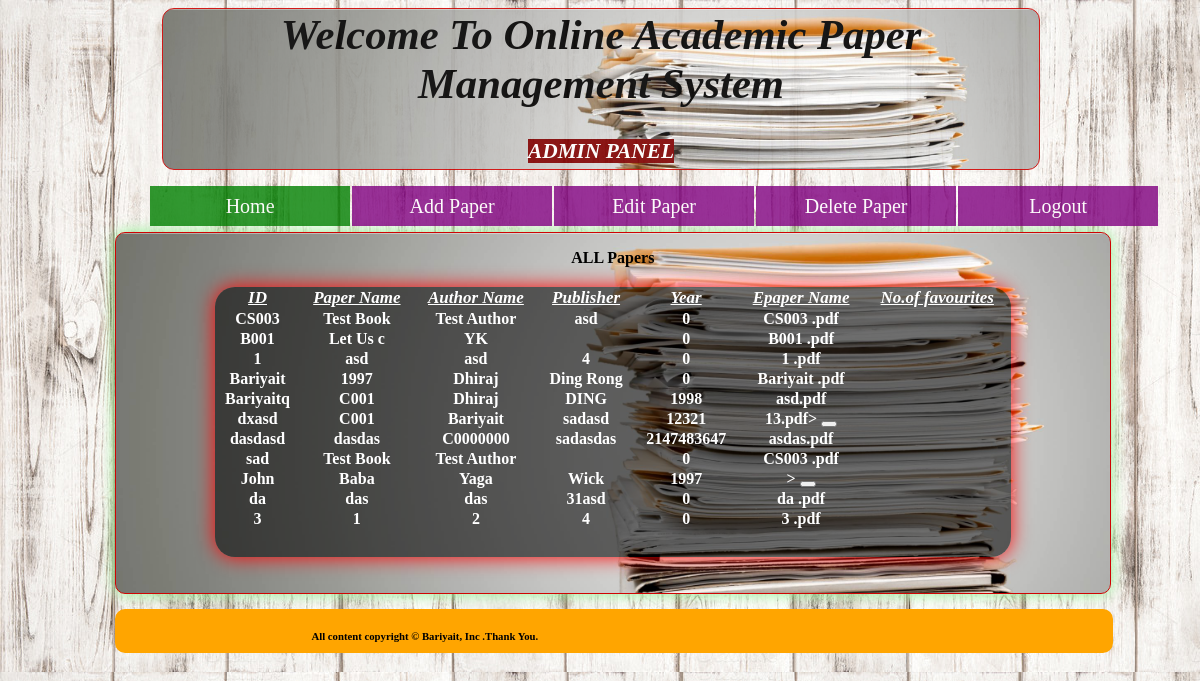
The app's page /admin.php with its own data.
### tables this page shows
CREATE TABLE `paper` (
  `id` varchar(255) NOT NULL,
  `papername` varchar(50) NOT NULL,
  `authorname` varchar(50) NOT NULL,
  `publisher` varchar(50) NOT NULL,
  `year` int(100) NOT NULL,
  `file_name` varchar(255) NOT NULL,
  `path` varchar(200) NOT NULL
);

### admin.php (the view, shortened to what this page needs)
<?php
include("conn.php"); ?>
<html>
<head>
</head>
<body>
  <div class="box">
    <table style=" font-size:16pt" align="center" width="100%" height="100%">
      <tr>
        <td style="color:black">
          <h1 align="center">
            <marquee><i>Welcome To Online Academic Paper Management System</i> </marquee>
          </h1>
        </td>
      </tr>
      <tr>
        <td align="center"><b><i><mark style="color:white;background-color:maroon" ;>ADMIN PANEL</mark></i></b></td>
      </tr>
    </table>
  </div>
  <div class="nav">
    <ul>
      <li><a style="background-color: green" href="admin.php">Home</a></li>
      <li><a href="add_paper.php">Add Paper</a></li>
      <li><a href="edit_paper.php">Edit Paper</a></li>
      <li><a href="delpaper.php">Delete Paper</a></li>
      <li><a href="index.php">Logout</a></li>
    </ul>
  </div>
  <br><br>
  <div class="boxtwo" style="border:solid 1px #CF0403;border-radius: 10px; width:84%; height:360px; margin-left:9%;margin-top:10px;background-color:white">
    <p style="text-align:center;color:black;font-weight:bold">ALL Papers</p>
    <div class="main">
      <table>
        <tr>
          <th>ID</th>
          <th>Paper Name</th>
          <th>Author Name</th>
          <th>Publisher</th>
          <th>Year</th>
          <th>Epaper Name</th>
          <th>No.of favourites</th>
        </tr>
        <?php
        $data = mysqli_query($conn, "SELECT * FROM `paper`");
        while ($row = mysqli_fetch_array($data)) {
          echo "<tr>";
          echo "<td>";
          echo $row["id"];
          echo "</td>";
          echo "<td>";
          echo $row["papername"];
          echo "</td>";
          echo "<td>";
          echo $row["authorname"];
          echo "</td>";
          echo "<td>";
          echo $row["publisher"];
          echo "</td>";
          echo "<td>";
          echo $row["year"];
          echo "</td>";
          echo "<td>";
          echo $row["file_name"];
          echo "</td>";
          echo "<td>";
          echo "</td>";
          echo "</tr>";
        }
        ?>
      </table>
    </div>
  </div>
  <div style="background-color:orange; border:solid 2px orange;border-radius: 10px; width:84%; height:40px; margin-left:9%; margin-top:15px">
    <marquee behavior="alternate" direction="right" loop="1" style="margin-right:38%" align="center">
      <h6 style="line-height:1px;">All content copyright &copy; Bariyait, Inc .Thank You.</h6>
    </marquee>
  </div>
</body>
</html>

### admin.php (style rules this page uses)
body { background: url("2.jpg"); }
table { width: 100%; border-collapse: collapse; height: auto; text-align: center; color: white; font-weight: bold; }
th { font-size: 17px; text-decoration: underline; font-style: italic; }
.main { width: 80%; box-shadow: 0px 0px 20px red; border-radius: 20px; overflow: auto; margin-left: 10%; margin-top: 2%; height: 270px; background: rgba(0, 0, 0, 0.57); }
.box { width: 74%; height: 160px; background-image: url("1.jpg"); background-size: cover; margin-left: 13%; opacity: .9; border: solid 1px #CF0403; border-radius: 12px; }
.boxtwo { background-image: url("1.jpg"); background-size: cover; box-shadow: 0px 0px 15px lightgreen; border-radius: 12px; }
ul { padding: 0; list-style: none; }
ul li { float: left; width: 200px; height: 40px; background-color: purple; opacity: .8; line-height: 40px; text-align: center; font-size: 20px; margin-right: 2px; }
ul li a { text-decoration: none; color: white; display: block; }
.nav { padding-left: 12%; }
button { margin-top: 10px; }

### records on screen
paper: id "CS003", papername "Test Book", authorname "Test Author", publisher "asd", year "0", file_name "CS003 .pdf"
paper: id "B001", papername "Let Us c", authorname "YK", year "0", file_name "B001 .pdf"
paper: id "1", papername "asd", authorname "asd", publisher "4", year "0", file_name "1 .pdf"
paper: id "Bariyait", papername "1997", authorname "Dhiraj", publisher "Ding Rong", year "0", file_name "Bariyait .pdf"
paper: id "Bariyaitq", papername "C001", authorname "Dhiraj", publisher "DING", year "1998", file_name "asd.pdf"
paper: id "dxasd", papername "C001", authorname "Bariyait", publisher "sadasd", year "12321", file_name "13.pdf>"
paper: id "dasdasd", papername "dasdas", authorname "C0000000", publisher "sadasdas", year "2147483647", file_name "asdas.pdf"
paper: id "sad", papername "Test Book", authorname "Test Author", year "0", file_name "CS003 .pdf"
paper: id "John", papername "Baba", authorname "Yaga", publisher "Wick", year "1997", file_name ">"
paper: id "da", papername "das", authorname "das", publisher "31asd", year "0", file_name "da .pdf"
paper: id "3", papername "1", authorname "2", publisher "4", year "0", file_name "3 .pdf"
